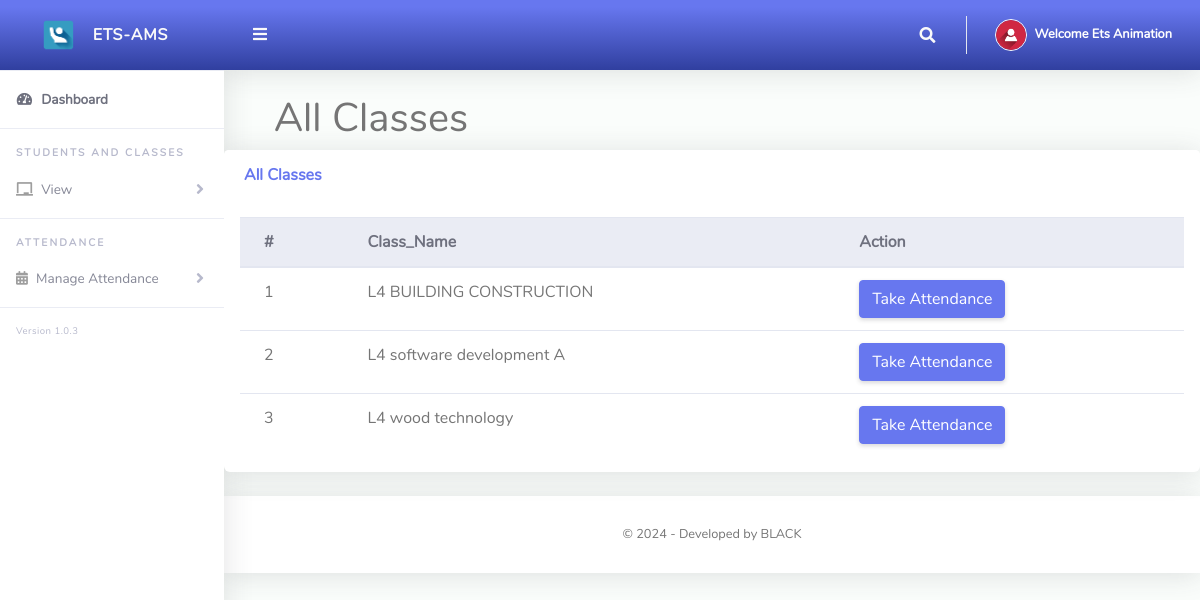
Screenshot of /ClassTeacher/takeAttendance.php (signed in) with the database file from the repository.
### tables this page shows
CREATE TABLE `tblclassteacher` (
  `Id` int(10) NOT NULL,
  `firstName` varchar(255) NOT NULL,
  `lastName` varchar(255) NOT NULL,
  `emailAddress` varchar(255) NOT NULL,
  `password` varchar(255) NOT NULL
);

CREATE TABLE `tblclass` (
  `Id` int(10) NOT NULL,
  `className` varchar(255) NOT NULL,
  `totalStudents` int(255) NOT NULL,
  `boys` int(255) NOT NULL,
  `girls` int(255) NOT NULL
);

### ClassTeacher/takeAttendance.php (the view, shortened to what this page needs)
<?php
include '../Includes/dbcon.php';
?>
<!DOCTYPE html>
<html lang="en">
<head>
  <link href="../vendor/fontawesome-free/css/all.min.css" rel="stylesheet" type="text/css">
  <link href="../vendor/bootstrap/css/bootstrap.min.css" rel="stylesheet" type="text/css">
  <link href="css/ruang-admin.min.css" rel="stylesheet">
</head>
<body id="page-top">
  <div id="wrapper">
      <?php include "Includes/sidebar.php";?>
    <div id="content-wrapper" class="d-flex flex-column">
      <div id="content">
       <?php include "Includes/topbar.php";?>
<div class="cont">
  <h1 style="margin-left: 50px;">All Classes</h1>
              <div class="row">
              <div class="col-lg-12">
              <div class="card mb-4">
                <div class="card-header py-3 d-flex flex-row align-items-center justify-content-between">
                  <h6 class="m-0 font-weight-bold text-primary">All Classes</h6>
                </div>
                <div class="tabl-responsive p-3">
                  <table class="table align-items-center table-flush table-hover" id="dataTableHover">
                    <thead class="thead-light">
                      <tr>
                        <th>#</th>
                        <th>Class_Name</th>
                        <th>Action</th>
                      </tr>
                    </thead>
  <?php
  $sql = "SELECT * FROM tblclass";
  $rs = $conn->query($sql);
  $num = $rs->num_rows;
  $sn=0;
  if($num > 0)
  {
    while ($rows = $rs->fetch_assoc())
      {
         $sn = $sn + 1;
        echo"
          <tr>
            <td>".$sn."</td>
            <td>".$rows['className']."</td>
            <td><a href='classat.php?id=".$rows['Id']."' class='btn btn-primary'>Take Attendance</a></button>
            </td>
          </tr>";
      }
  }
  else
  {
       echo
       "<div class='alert alert-danger' role='alert'>
        No Record Found!
        </div>";
  }
  ?>
                  </table>
                </div>
              </div>
            </div>
            </div>
          </div>
       <?php include "Includes/footer.php";?>
    </div>
  </div>
</body>
</html>

### ClassTeacher/Includes/topbar.php (shortened to what this page needs)
<?php
  $query = "SELECT * FROM tblclassteacher WHERE Id = ".$_SESSION['userId']."";
  $rs = $conn->query($query);
  $rows = $rs->fetch_assoc();
  $fullName = $rows['firstName']." ".$rows['lastName'];;
?>
<nav class="navbar navbar-expand navbar-light bg-gradient-primary topbar mb-4 static-top">
          <button id="sidebarToggleTop" class="btn btn-link rounded-circle mr-3">
            <i class="fa fa-bars"></i>
          </button>
          <ul class="navbar-nav ml-auto">
            <li class="nav-item dropdown no-arrow">
              <a class="nav-link dropdown-toggle" href="#" id="searchDropdown" role="button" data-toggle="dropdown"
                aria-haspopup="true" aria-expanded="false">
                <i class="fas fa-search fa-fw"></i>
              </a>
            </li>
            <li class="nav-item dropdown no-arrow">
              <a class="nav-link dropdown-toggle" href="#" id="userDropdown" role="button" data-toggle="dropdown"
                aria-haspopup="true" aria-expanded="false">
                <img class="img-profile rounded-circle" src="img/user-icn.png" style="max-width: 60px">
                <span class="ml-2 d-none d-lg-inline text-white small"><b>Welcome <?php echo $fullName;?></b></span>
              </a>
            </li>
          </ul>
        </nav>

### rows the page displays
tblclassteacher: fullName "Ets Animation"
tblclass: className "L4 BUILDING CONSTRUCTION"
tblclass: className "L4 software development A"
tblclass: className "L4 wood technology"
